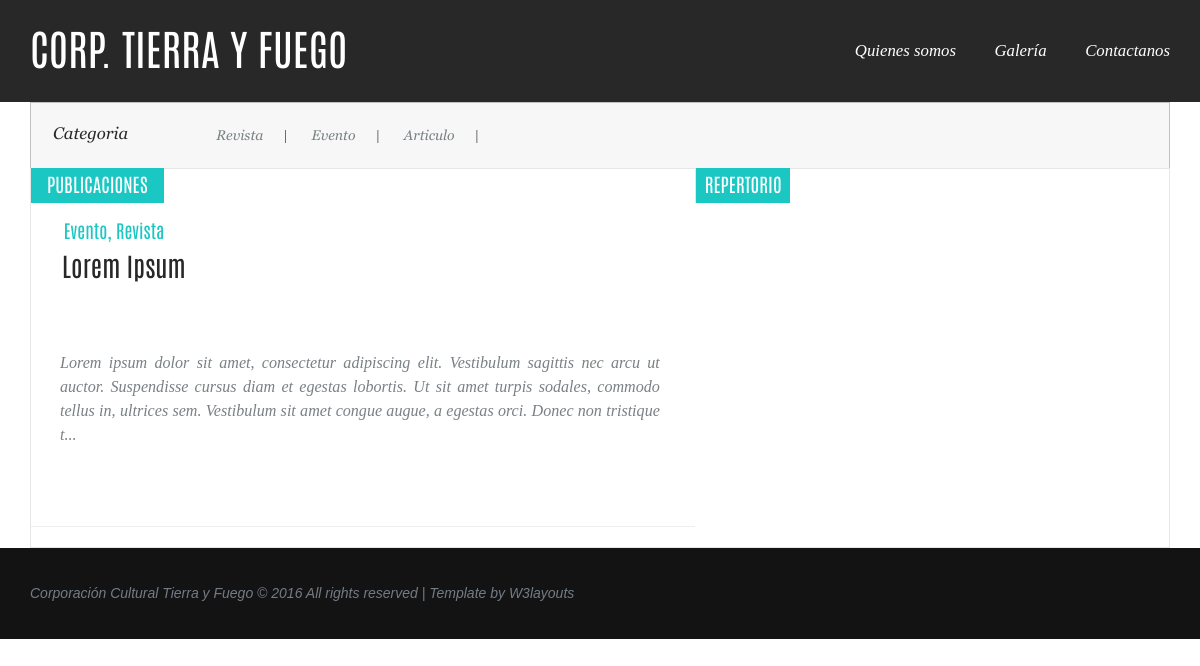
Before: / with the older database file.
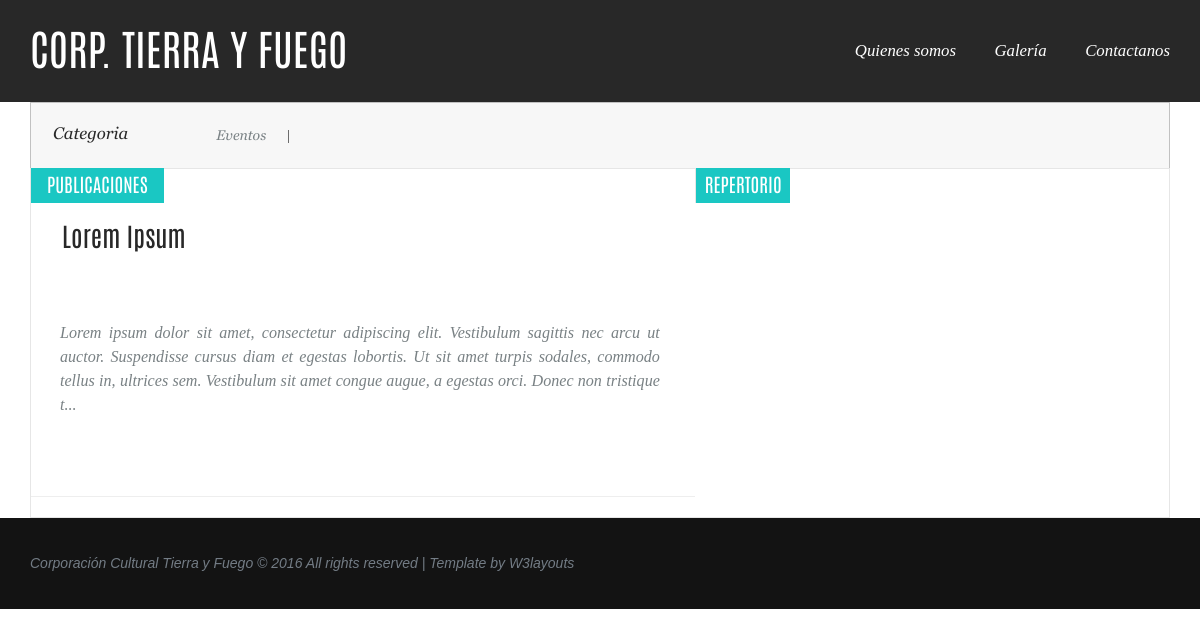
After: the same page with the newer database file.
### web/models.py (models this page shows, shortened)
class PostType(models.Model):
    name = models.CharField(max_length=255)
    active = models.BooleanField(default=True)

class Post(models.Model):
    title = models.CharField(max_length=255)
    slug = models.SlugField(max_length=255, blank=True)
    image = models.CharField(max_length=1023)
    content = models.TextField()
    user = models.ForeignKey(User)
    types = models.ManyToManyField('PostType')
    date = models.DateTimeField(auto_now_add=True)
    active = models.BooleanField(default=True)
    def get_types_str(self):
        types_str = ''
        for i in self.types.all():
            types_str = '%s, %s' % (i.name, types_str)
        return types_str[:-2]

### web/views.py (the view)
# urls.py: url(r'^$', HomeView.as_view(), name='home'),
class HomeView(TemplateView):
    template_name = 'home.html'
    def get_context_data(self, **kwargs):
        context = super(self.__class__, self).get_context_data(**kwargs)
        if 'type' in self.request.GET and self.request.GET['type']:
            post_type = get_object_or_404(PostType, pk=self.request.GET['type'])
            context['posts'] = Post.objects.filter(types=post_type, active=True)
        else:
            context['posts'] = Post.objects.filter(active=True)
        repertoires = PostType.objects.filter(name__icontains='Repertorio')
        if repertoires.exists():
        	context['repertoires'] = Post.objects.filter(types=repertoires[0])
        return context

### web/context_processors.py (called while the page is built)
def post_types(request):
    post_types = PostType.objects.filter(active=True)
    return {'post_types': post_types}

### web/templates/home.html (shortened to what this page needs)
{% extends 'base.html' %}
{% load static %}
{% block content %}
  <div class="col-md-7 content-left">
    {% for post in posts %}
      {% include '_single_post.html' %}
    {% endfor %}
  </div>
  <div class="col-md-5 content-right">
    <div class="content-right-top">
      <h5 class="head">Repertorio</h5>
    </div>
  </div>
{% endblock content %}

### cocutifu/templates/base.html (shortened to what this page needs)
{% load static %}
<!DOCTYPE html>
<html>
  <head>
    <link rel="stylesheet" type="text/css" href="{% static 'css/bootstrap.min.css' %}">
    <link rel="stylesheet" type="text/css" href="{% static 'css/style.css' %}">
  </head>
<body>
  <nav class="header">
    <div class="container">
      <div class="logo">
        <a href="{% url 'web:home' %}"><h1>Corp. Tierra y Fuego</h1></a>
      </div>
      <div class="navigation">
        <ul>
          <li><a href="{% url 'web:about' %}">Quienes somos</a></li>
          <li><a href="https://www.instagram.com/cocutifu/" target="_blank">Galería</a></li>
          <li><a href="#" disabled="disabled">Contactanos</a></li>
        </ul>
      </div>
      <div class="clearfix"></div>
    </div>
  </nav>
  {% block post_types %}
    <div class="container">
      <div class="header-bottom">
        <div class="type">
          <h5>Categoria</h5>
        </div>
        <div class="list-nav">
          <ul>
            {% for type in post_types %}
              <li><a href="{% url 'web:home' %}?type={{ type.pk }}">{{ type.name }}</a></li>|
            {% endfor %}
          </ul>
        </div>
        <div class="clearfix"></div>
      </div>
    </div>
  {% endblock post_types %}
  <div class="container">
    <div class="content">
      {% block content %}
      {% endblock content %}
      <div class="clearfix"></div>
    </div>
  </div>
  <div class="footer">
    <div class="footer-bottom">
      <div class="container">
        <div class="copyrights">
          <p>Corporación Cultural Tierra y Fuego © 2016 All rights reserved | Template by  <a href="http://w3layouts.com">  W3layouts</a></p>
        </div>
      </div>
    </div>
  </div>
</body>
</html>

### web/templates/_single_post.html (shortened to what this page needs)
<div class="article">
  {% ifequal forloop.counter0 0 %}
      <h5 class="head">Publicaciones</h5>
  {% endifequal %}
  <h6>{{ post.get_types_str }} </h6>
  <a class="title" href="{% url 'web:post' post.slug %}">{{ post.title }}</a>
  <div class="post-content" style="padding-right: 35px;">
    {{ post.content|safe|truncatechars:280 }}
  </div>
</div>
<hr>

### cocutifu/static/css/style.css (style rules this page uses)
body { padding:0; margin:0; font-family: 'Times New Roman', Arial, Helvetica; background:#fff; }
body a { transition:0.5s all; -webkit-transition:0.5s all; -moz-transition:0.5s all; -o-transition:0.5s all; -ms-transition:0.5s all; }
h1,h2,h3,h4,h5,h6 { margin:0; }
p { margin:0; }
ul { margin:0; padding:0; }
.header { background:#282828; padding:2em 0; }
.header-bottom { border: 1px solid #c1c1c1; padding: 22px; background: #f7f7f7; border-bottom:none; }
.navigation { margin-top:0.8em; }
.navigation ul li { display:inline-block; margin:0 0 0 2.5em; }
.navigation ul li a { color:#fff; font-family: 'Times-Italic'; font-style:italic; text-decoration:none; font-size:1.2em; font-weight:300; }
.logo { float:left; }
.logo a h1 { font-family: 'Antonio-Regular'; text-transform:uppercase; color:#fff; font-size:3em; font-weight:400; }
.logo a { text-decoration:none; }
.type { float:left; width:13%; }
.list-nav { float:left; width:80%; }
.type h5 { color: #282828; font-size: 1.2em; font-weight: 500; font-family: 'Georgia Italic'; }
.list-nav ul li { display:inline-block; margin:0 1.5em; }
.list-nav ul li a { font-family: 'Georgia Italic'; text-decoration:none; color:#798184; font-size:1em; }
.navigation { float:right; }
.content { border: 1px solid #e6e6e6; }
.content-left { padding:0; }
h5.head { color:#fff; font-size:1.35em; text-transform:uppercase; font-weight:300; font-family: 'Antonio-Regular'; background:#1ac7c3; width:20%; padding:7px; text-align:center; margin-top: -1px; }
a.title { color: #282828; font-size: 1.85em; text-decoration:none; font-weight: 400; margin: 0.85em 1.2em 0.9em 1.2em; font-family: 'Antonio-Regular'; display:block; margin-top: 10px; line-height: 1.25em; }
.article p { color: #798184; font-size: 1.15em; font-weight: 400; margin-left: 1.8em; line-height:1.5em; font-family: 'Times-Italic'; font-style:italic; margin-top:1.5em; }
.article { padding: 0 0 3em 0; }
.content-right { padding:0; border-left:1px solid #e6e6e6; }
.footer-bottom { background: #131313; padding: 1.5em 0; }
.copyrights p { color: #737c85; font-size: 1em; font-weight: 400; font-family: Helvetica, sans-serif; }
.copyrights p a { color: #737c85; font-family: Helvetica, sans-serif; }
p { color: #798184; font-size: 1.15em; font-weight: 400; line-height: 1.5em; font-family: 'Times-Italic'; font-style: italic; margin:1em 0; text-align: justify; }

Changed rows visible on the page:
removed PostType: name "Revista"
removed PostType: name "Evento"
removed PostType: name "Articulo"
added PostType: name "Eventos"
shown differently, row unchanged: Post "Lorem Ipsum": get_types_str "Evento, Revista" → (not shown)
